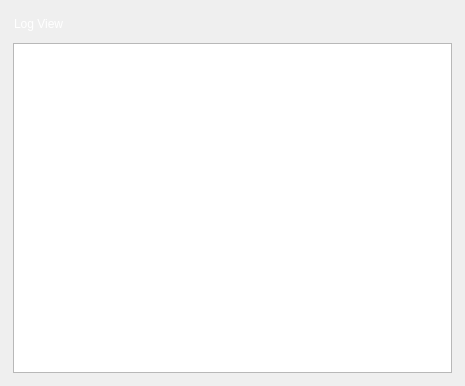
<?xml version="1.0" encoding="UTF-8"?>
<ui version="4.0">
 <class>DialogLogView</class>
 <widget class="QDialog" name="DialogLogView">
  <property name="geometry">
   <rect>
    <x>0</x>
    <y>0</y>
    <width>465</width>
    <height>386</height>
   </rect>
  </property>
  <property name="windowTitle">
   <string>Dialog</string>
  </property>
  <property name="styleSheet">
   <string notr="true">#main_widget {
	border-width: 40px 10px 10px 10px;
	border-image: url(:/skins/skins/bg_dialogbase.png) 40 10 10 10 repeat repeat;
}

QWidget {
	font: 25 9pt &quot;微软雅黑&quot;;
}

QTreeView::item {
	margin: 5px;
}

Qlabel {
	font: 25 9pt &quot;微软雅黑&quot;;
}

#btn_close {
	border: 0px;
	background-image: url(:/skins/skins/btn_win_close.png);
}

#btn_close::hover {
	margin: 1px;
}

#btn_close::pressed {
	border: 0px;
	background-image: url(:/skins/skins/btn_win_close_pressed.png);
}

#label {
	color: #ffffff;
}
</string>
  </property>
  <layout class="QVBoxLayout" name="verticalLayout">
   <property name="spacing">
    <number>0</number>
   </property>
   <property name="leftMargin">
    <number>0</number>
   </property>
   <property name="topMargin">
    <number>0</number>
   </property>
   <property name="rightMargin">
    <number>0</number>
   </property>
   <property name="bottomMargin">
    <number>0</number>
   </property>
   <item>
    <widget class="QWidget" name="main_widget" native="true">
     <layout class="QVBoxLayout" name="verticalLayout_3">
      <property name="spacing">
       <number>0</number>
      </property>
      <property name="leftMargin">
       <number>9</number>
      </property>
      <property name="topMargin">
       <number>9</number>
      </property>
      <property name="rightMargin">
       <number>9</number>
      </property>
      <property name="bottomMargin">
       <number>9</number>
      </property>
      <item>
       <widget class="QWidget" name="title_wiget" native="true">
        <property name="minimumSize">
         <size>
          <width>0</width>
          <height>30</height>
         </size>
        </property>
        <property name="maximumSize">
         <size>
          <width>16777215</width>
          <height>30</height>
         </size>
        </property>
        <layout class="QHBoxLayout" name="horizontalLayout">
         <property name="spacing">
          <number>2</number>
         </property>
         <property name="leftMargin">
          <number>5</number>
         </property>
         <property name="topMargin">
          <number>0</number>
         </property>
         <property name="rightMargin">
          <number>0</number>
         </property>
         <property name="bottomMargin">
          <number>0</number>
         </property>
         <item>
          <widget class="QLabel" name="label">
           <property name="text">
            <string>Log View</string>
           </property>
          </widget>
         </item>
         <item>
          <widget class="QToolButton" name="btn_close">
           <property name="minimumSize">
            <size>
             <width>30</width>
             <height>26</height>
            </size>
           </property>
           <property name="maximumSize">
            <size>
             <width>30</width>
             <height>26</height>
            </size>
           </property>
           <property name="text">
            <string/>
           </property>
          </widget>
         </item>
        </layout>
       </widget>
      </item>
      <item>
       <widget class="QWidget" name="body_widget" native="true">
        <layout class="QVBoxLayout" name="verticalLayout_2">
         <property name="spacing">
          <number>0</number>
         </property>
         <property name="leftMargin">
          <number>4</number>
         </property>
         <property name="topMargin">
          <number>4</number>
         </property>
         <property name="rightMargin">
          <number>4</number>
         </property>
         <property name="bottomMargin">
          <number>4</number>
         </property>
         <item>
          <widget class="QTreeView" name="treeView">
           <property name="editTriggers">
            <set>QAbstractItemView::NoEditTriggers</set>
           </property>
           <property name="indentation">
            <number>5</number>
           </property>
          </widget>
         </item>
        </layout>
       </widget>
      </item>
     </layout>
    </widget>
   </item>
  </layout>
 </widget>
 <resources/>
 <connections>
  <connection>
   <sender>btn_close</sender>
   <signal>clicked()</signal>
   <receiver>DialogLogView</receiver>
   <slot>reject()</slot>
   <hints>
    <hint type="sourcelabel">
     <x>435</x>
     <y>26</y>
    </hint>
    <hint type="destinationlabel">
     <x>232</x>
     <y>192</y>
    </hint>
   </hints>
  </connection>
 </connections>
</ui>
